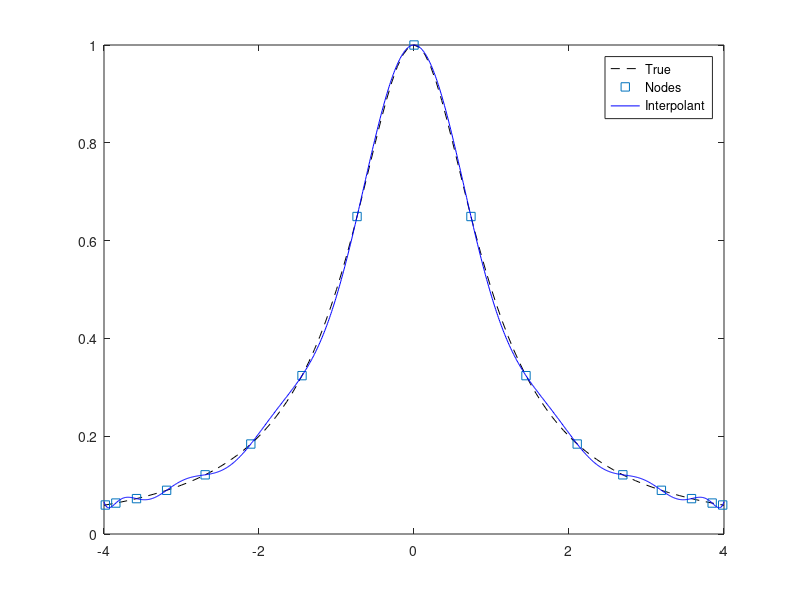

Recreate this plot in MATLAB.
% Problem:  Chebyshev nodes
% Topic:    Polynomial Interpolation (3) / Slide 48/73
% Author:   M. Boussé, P. Collins
% Version:  13/04/2022

clear variables; close all; clc;

%% 

f = @(x) 1./(1+x.^2);
a = 4;
n = 16; % degree: show 8, 16, 32
xs = -a*cos((2*[0:n]+1)*pi/(2*n+2));
ys = f(xs);

figure, 
fplot(f,[-a,a],'k--'), hold on;
plot(xs,ys,'s');

%% compute fit 

cs = polyfit(xs,ys,n);
p = @(x) polyval(cs,x);

%% plot polynomial

hold on, fplot(p,[-a,a],'b'), hold off;
legend('True','Nodes','Interpolant')

error = max(abs(f([-a:0.1:a]) - p([-a:0.1:a])))
% note: error decreases as degree increases
